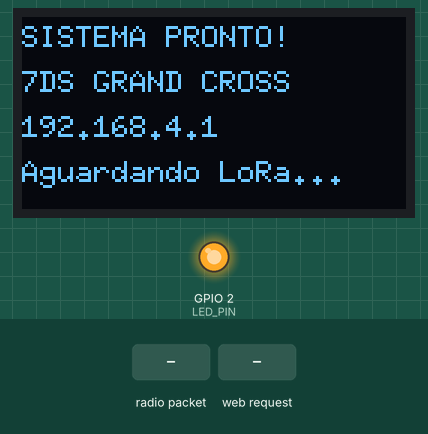
A sketch run on a simulated ESP32. Parts: 128×64 one-colour display, output pins drawn as LEDs (lit = HIGH). The inputs (shaded band) are chosen by the test bench. No radio packets arrive unless stated; what the sketch prints to the serial monitor is not drawn.

Above: at 4.3 s.
At 7.4 s:
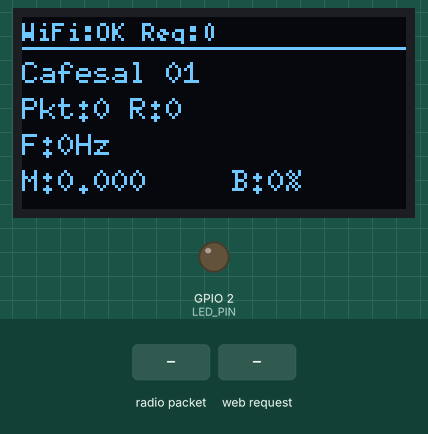
7.5 s: radio packet "1" arrives
At 8.2 s:
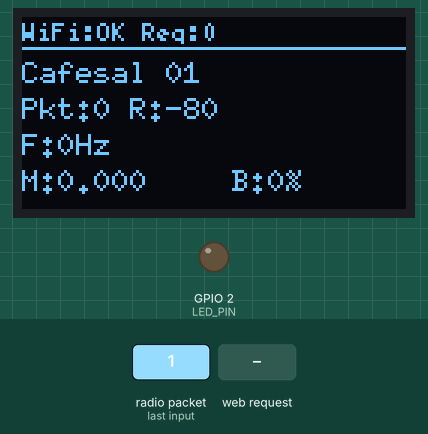
9.1 s: HTTP request GET / received
Timing chart, 0 to 12.1 s (numbered marks = the images above; inputs shaded):
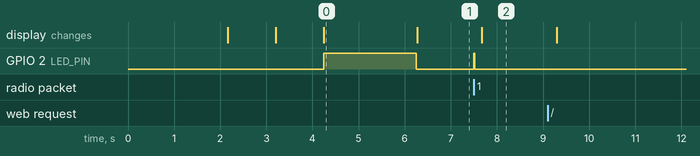

The sketch:

receptor_lora_02.ino
```cpp
#include <SPI.h>
#include <LoRa.h>
#include <Wire.h>
#include <WiFi.h>
#include <WebServer.h>
#include <ArduinoJson.h>
#include <U8g2lib.h>
#include <ESPmDNS.h>

// ==================== PINOS TTGO LoRa32 V2 ====================
#define OLED_SDA 4
#define OLED_SCL 15
#define OLED_RST 16

#define LORA_SCK 5
#define LORA_MISO 19
#define LORA_MOSI 27
#define LORA_CS 18
#define LORA_RST 14
#define LORA_DIO0 26
#define LORA_BAND 915E6

#define LED_PIN 2

// Display OLED
U8G2_SSD1306_128X64_NONAME_F_SW_I2C u8g2(U8G2_R0, OLED_SCL, OLED_SDA, OLED_RST);
bool displayAvailable = false;

// Configuração WiFi
const char* ssid = "7DS GRAND CROSS";
const char* password = "12345678";

WebServer server(80);

// Dados recebidos
struct PlantData {
  String plantName = "Cafesal 01";
  String plantType = "Coffea arabica";
  unsigned int packetNumber = 0;
  double voltage = 0;
  double dominantFreq = 0;
  double maxMagnitude = 0;
  double dominantDb = -80;
  double batteryVoltage = 0;
  double batteryPercent = 0;
  int status = 0;
  int rssi = 0;
  float snr = 0;
  unsigned long lastUpdate = 0;
} plantData;

// Histórico
#define HISTORY_SIZE 20
double magnitudeHistory[HISTORY_SIZE];
int historyIndex = 0;

// Estatísticas
struct Statistics {
  unsigned long totalPackets = 0;
  unsigned long packetsLost = 0;
  unsigned long sessionStart = 0;
  double maxFreqRecorded = 0;
  double peakMagnitude = 0;
  int plantsActive = 0;
} stats;

// Controle
bool wifiConnected = false;
int webRequests = 0;
unsigned long lastDisplay = 0;
const unsigned long displayInterval = 200;

void setup() {
  Serial.begin(115200);
  delay(2000);

  Serial.println("\n========================================");
  Serial.println("RECEPTOR/GATEWAY - VERSAO OTIMIZADA");
  Serial.println("========================================\n");

  pinMode(LED_PIN, OUTPUT);
  digitalWrite(LED_PIN, LOW);

  for (int i = 0; i < HISTORY_SIZE; i++) {
    magnitudeHistory[i] = 0;
  }

  stats.sessionStart = millis();

  Serial.print("Inicializando display OLED... ");
  Wire.begin(OLED_SDA, OLED_SCL);
  delay(100);

  if (u8g2.begin()) {
    displayAvailable = true;
    Serial.println("OK!");

    u8g2.clearBuffer();
    u8g2.setFont(u8g2_font_6x10_tf);
    u8g2.drawStr(0, 15, "GATEWAY LORA");
    u8g2.drawStr(0, 30, "Iniciando...");
    u8g2.sendBuffer();
  } else {
    displayAvailable = false;
    Serial.println("NAO DETECTADO");
  }

  delay(1000);

  Serial.print("Inicializando LoRa em ");
  Serial.print(LORA_BAND / 1E6);
  Serial.print(" MHz... ");

  SPI.begin(LORA_SCK, LORA_MISO, LORA_MOSI, LORA_CS);
  LoRa.setPins(LORA_CS, LORA_RST, LORA_DIO0);

  if (!LoRa.begin(LORA_BAND)) {
    Serial.println("FALHOU!");

    if (displayAvailable) {
      u8g2.clearBuffer();
      u8g2.drawStr(0, 15, "ERRO LORA!");
      u8g2.drawStr(0, 30, "Verifique antena");
      u8g2.sendBuffer();
    }

    while(1) {
      digitalWrite(LED_PIN, !digitalRead(LED_PIN));
      delay(200);
    }
  }

  Serial.println("OK!");

  LoRa.setSpreadingFactor(7);
  LoRa.setSignalBandwidth(125E3);
  LoRa.setCodingRate4(5);
  LoRa.setSyncWord(0x12);
  LoRa.enableCrc();

  if (displayAvailable) {
    u8g2.clearBuffer();
    u8g2.drawStr(0, 15, "LoRa OK!");
    u8g2.drawStr(0, 30, "Iniciando WiFi...");
    u8g2.sendBuffer();
  }

  Serial.println("\nConfigurando WiFi Access Point...");

  WiFi.mode(WIFI_AP);
  WiFi.softAP(ssid, password);
  delay(1000);

  IPAddress IP = WiFi.softAPIP();
  wifiConnected = true;

  Serial.println("\n========================================");
  Serial.println("WiFi Access Point ATIVO!");
  Serial.println("========================================");
  Serial.printf("IP: %s\n", IP.toString().c_str());
  Serial.println("========================================\n");

  if (MDNS.begin("plantasfalam")) {
    Serial.println("mDNS: http://plantasfalam.local");
  }

  server.on("/", handleRoot);
  server.on("/api/data", handleAPIData);
  server.on("/api/plants", handleAPIPlants);
  server.onNotFound(handleNotFound);

  server.begin();
  Serial.println("Servidor HTTP iniciado!\n");

  if (displayAvailable) {
    u8g2.clearBuffer();
    u8g2.drawStr(0, 10, "SISTEMA PRONTO!");
    u8g2.drawStr(0, 25, ssid);
    u8g2.drawStr(0, 40, IP.toString().c_str());
    u8g2.drawStr(0, 55, "Aguardando LoRa...");
    u8g2.sendBuffer();
  }

  Serial.println("SISTEMA PRONTO - Aguardando pacotes...\n");

  digitalWrite(LED_PIN, HIGH);
  delay(2000);
  digitalWrite(LED_PIN, LOW);
}

void loop() {
  server.handleClient();

  int packetSize = LoRa.parsePacket();
  if (packetSize) {
    receiveLoRaData();
  }

  if (millis() - lastDisplay > displayInterval) {
    updateDisplay();
    lastDisplay = millis();
  }

  if (millis() - plantData.lastUpdate > 5000 && stats.totalPackets > 0) {
    plantData.status = 0;
    stats.plantsActive = 0;
  }

  delay(10);
}

void receiveLoRaData() {
  digitalWrite(LED_PIN, HIGH);

  String message = "";
  while (LoRa.available()) {
    message += (char)LoRa.read();
  }

  plantData.rssi = LoRa.packetRssi();
  plantData.snr = LoRa.packetSnr();
  plantData.lastUpdate = millis();
  stats.totalPackets++;

  Serial.println("\n========================================");
  Serial.println("RX PACOTE #" + String(stats.totalPackets));
  Serial.println("========================================");
  Serial.println("Tamanho: " + String(message.length()) + " bytes");
  Serial.println("RSSI: " + String(plantData.rssi) + " dBm");
  Serial.println("SNR: " + String(plantData.snr) + " dB");
  Serial.println("JSON: " + message);

  // Usar buffer menor para JSON compacto
  StaticJsonDocument<128> doc;
  DeserializationError error = deserializeJson(doc, message);

  if (error) {
    Serial.println("ERRO ao parsear JSON: " + String(error.c_str()));
    Serial.println("========================================\n");
    digitalWrite(LED_PIN, LOW);
    return;
  }

  // Processar dados compactos
  plantData.packetNumber = doc["pk"];
  plantData.dominantFreq = doc["f"].as<int>();  // Inteiro -> Double
  plantData.maxMagnitude = doc["m"].as<int>() / 1000.0;  // Dividir por 1000
  plantData.dominantDb = doc["db"].as<int>();
  plantData.batteryVoltage = doc["bv"].as<int>() / 100.0;  // Dividir por 100
  plantData.batteryPercent = doc["bp"].as<int>();
  plantData.status = doc["st"].as<int>();

  // Atualizar histórico
  magnitudeHistory[historyIndex] = plantData.maxMagnitude;
  historyIndex = (historyIndex + 1) % HISTORY_SIZE;

  // Atualizar estatísticas
  if (plantData.dominantFreq > stats.maxFreqRecorded) {
    stats.maxFreqRecorded = plantData.dominantFreq;
  }
  if (plantData.maxMagnitude > stats.peakMagnitude) {
    stats.peakMagnitude = plantData.maxMagnitude;
  }
  stats.plantsActive = (plantData.status == 1) ? 1 : 0;

  Serial.println("\nDados recebidos:");
  Serial.println("Planta: " + plantData.plantName);
  Serial.println("Freq: " + String(plantData.dominantFreq, 2) + " Hz");
  Serial.println("Mag: " + String(plantData.maxMagnitude, 4));
  Serial.println("Bat: " + String(plantData.batteryPercent, 1) + "%");
  Serial.println("Status: " + String(plantData.status ? "ON" : "OFF"));
  Serial.println("========================================\n");

  digitalWrite(LED_PIN, LOW);
}

void updateDisplay() {
  if (!displayAvailable) return;

  u8g2.clearBuffer();
  u8g2.setFont(u8g2_font_5x7_tf);

  String statusStr = "WiFi:OK Req:" + String(webRequests);
  u8g2.drawStr(0, 8, statusStr.c_str());
  u8g2.drawLine(0, 10, 128, 10);

  u8g2.setFont(u8g2_font_6x10_tf);
  String plantStr = plantData.plantName.substring(0, 16);
  u8g2.drawStr(0, 22, plantStr.c_str());

  String pktStr = "Pkt:" + String(plantData.packetNumber) + " R:" + String(plantData.rssi);
  u8g2.drawStr(0, 34, pktStr.c_str());

  String freqStr = "F:" + String(plantData.dominantFreq, 0) + "Hz";
  u8g2.drawStr(0, 46, freqStr.c_str());

  String magStr = "M:" + String(plantData.maxMagnitude, 3);
  u8g2.drawStr(0, 58, magStr.c_str());

  String batStr = "B:" + String(plantData.batteryPercent, 0) + "%";
  u8g2.drawStr(70, 58, batStr.c_str());

  u8g2.sendBuffer();
}

void handleRoot() {
  webRequests++;
  String html = getHTMLPage();
  server.send(200, "text/html", html);
}

void handleAPIData() {
  StaticJsonDocument<512> doc;

  doc["timestamp"] = millis();
  doc["voltage"] = plantData.voltage;
  doc["dominant_frequency"] = plantData.dominantFreq;
  doc["dominant_magnitude"] = plantData.maxMagnitude;
  doc["dominant_magnitude_db"] = plantData.dominantDb;
  doc["battery_voltage"] = plantData.batteryVoltage;
  doc["battery_percentage"] = plantData.batteryPercent;
  doc["status"] = (plantData.status == 1) ? "on" : "off";
  doc["plant_name"] = plantData.plantName;
  doc["rssi"] = plantData.rssi;
  doc["snr"] = plantData.snr;

  JsonArray historyArray = doc.createNestedArray("history");
  for (int i = 0; i < HISTORY_SIZE; i++) {
    historyArray.add(magnitudeHistory[(historyIndex + i) % HISTORY_SIZE]);
  }

  String jsonString;
  serializeJson(doc, jsonString);

  server.sendHeader("Access-Control-Allow-Origin", "*");
  server.send(200, "application/json", jsonString);
}

void handleAPIPlants() {
  StaticJsonDocument<1024> doc;
  JsonArray plantsArray = doc.to<JsonArray>();

  JsonObject plant1 = plantsArray.createNestedObject();
  plant1["id"] = 1;
  plant1["name"] = plantData.plantName;
  plant1["type"] = plantData.plantType;
  plant1["status"] = (plantData.status == 1) ? "on" : "off";
  plant1["communication_frequency"] = plantData.dominantFreq;
  plant1["battery_percentage"] = plantData.batteryPercent;
  plant1["battery_voltage"] = plantData.batteryVoltage;
  plant1["rssi"] = plantData.rssi;
  plant1["snr"] = plantData.snr;
  plant1["packets"] = stats.totalPackets;

  String jsonString;
  serializeJson(doc, jsonString);

  server.sendHeader("Access-Control-Allow-Origin", "*");
  server.send(200, "application/json", jsonString);
}

void handleNotFound() {
  server.send(404, "text/plain", "Pagina nao encontrada");
}

String getHTMLPage() {
  return R"rawliteral(
<!DOCTYPE html>
<html lang="pt-BR">
<head>
    <meta charset="UTF-8">
    <meta name="viewport" content="width=device-width, initial-scale=1.0">
    <title>Plantas que Falam - Dashboard</title>
    <style>
        * { margin: 0; padding: 0; box-sizing: border-box; }
        body {
            font-family: 'Segoe UI', Tahoma, Geneva, Verdana, sans-serif;
            background: linear-gradient(135deg, #0f4c3a 0%, #2d5a27 50%, #1a472a 100%);
            color: white;
            min-height: 100vh;
            padding: 20px;
        }
        .container { max-width: 1200px; margin: 0 auto; }
        header {
            text-align: center;
            margin-bottom: 30px;
            padding: 20px;
            background: rgba(0, 0, 0, 0.3);
            border-radius: 15px;
        }
        h1 {
            font-size: 2em;
            color: #22c55e;
            text-shadow: 0 0 15px rgba(34, 197, 94, 0.5);
        }
        .grid {
            display: grid;
            grid-template-columns: repeat(auto-fit, minmax(250px, 1fr));
            gap: 20px;
        }
        .card {
            background: rgba(0, 0, 0, 0.3);
            border-radius: 15px;
            padding: 25px;
            border: 1px solid rgba(255, 255, 255, 0.1);
        }
        .card h3 {
            color: #94a3b8;
            font-size: 0.9em;
            margin-bottom: 10px;
        }
        .card-value {
            font-size: 2em;
            color: #22c55e;
            font-weight: bold;
            font-family: 'Courier New', monospace;
        }
    </style>
</head>
<body>
    <div class="container">
        <header>
            <h1>🌱 Plantas que Falam</h1>
            <p>Gateway LoRa - TTGO OLED</p>
        </header>
        <div class="grid">
            <div class="card">
                <h3>PLANTA</h3>
                <div class="card-value" style="font-size: 1.3em;" id="plantName">--</div>
            </div>
            <div class="card">
                <h3>FREQUÊNCIA (Hz)</h3>
                <div class="card-value" id="frequency">--</div>
            </div>
            <div class="card">
                <h3>MAGNITUDE</h3>
                <div class="card-value" id="magnitude">--</div>
            </div>
            <div class="card">
                <h3>BATERIA (%)</h3>
                <div class="card-value" id="battery">--</div>
            </div>
            <div class="card">
                <h3>RSSI (dBm)</h3>
                <div class="card-value" id="rssi">--</div>
            </div>
            <div class="card">
                <h3>PACOTES</h3>
                <div class="card-value" id="packets">0</div>
            </div>
        </div>
    </div>
    <script>
        async function atualizar() {
            try {
                const resp = await fetch('/api/data');
                const dados = await resp.json();
                document.getElementById('plantName').textContent = dados.plant_name;
                document.getElementById('frequency').textContent = dados.dominant_frequency.toFixed(1);
                document.getElementById('magnitude').textContent = dados.dominant_magnitude.toFixed(4);
                document.getElementById('battery').textContent = dados.battery_percentage.toFixed(0);
                document.getElementById('rssi').textContent = dados.rssi;

                const respPlantas = await fetch('/api/plants');
                const plantas = await respPlantas.json();
                if (plantas.length > 0) {
                    document.getElementById('packets').textContent = plantas[0].packets;
                }
            } catch (e) {
                console.error('Erro:', e);
            }
        }
        setInterval(atualizar, 1000);
        window.addEventListener('load', atualizar);
    </script>
</body>
</html>
  )rawliteral";
}
```

Measured:
- after the input at 7.5 s, GPIO 2 (LED_PIN): LOW → HIGH at once, → LOW 0.02 s later; the display: changes after 0.17 s (image 2)
- what the display in image 0 shows lasts 2.1 s, from 4.2 s to 6.3 s
